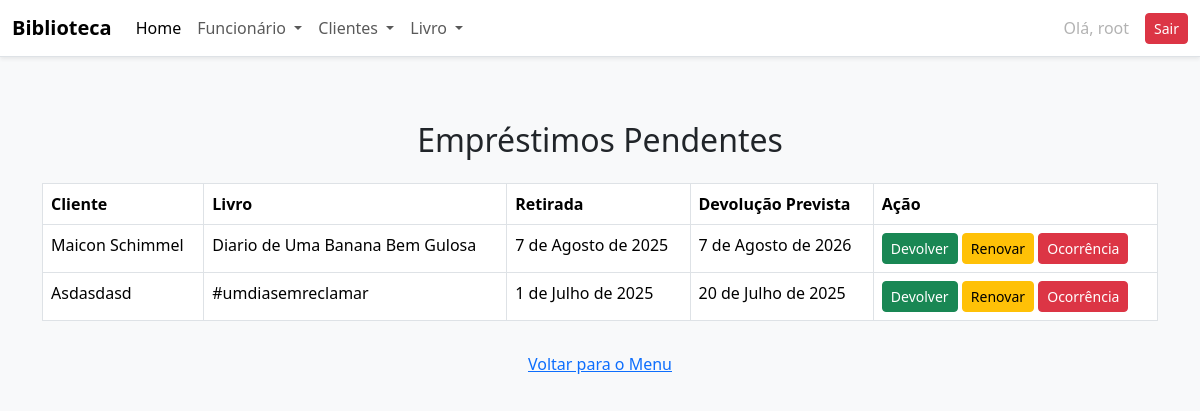
The app's page /emprestimos/ (signed in) with its own data.
### academico/models.py (models this page shows, shortened)
class Emprestimo(models.Model):
    cliente = models.ForeignKey(Cliente, on_delete=models.CASCADE)
    livro = models.ForeignKey(Livro, on_delete=models.CASCADE)
    data_retirada = models.DateField(default=timezone.now)
    data_devolucao_prevista = models.DateField()
    devolvido = models.BooleanField(default=False)
    status_ocorrencia = models.CharField(max_length=20, choices=STATUS_OCORRENCIA, default='normal')

class Cliente(models.Model):
    nome = models.CharField(max_length=100)
    cpf = models.CharField(max_length=14, unique=True)
    telefone = models.CharField(max_length=15)
    endereco = models.CharField(max_length=200)
    livro = models.ForeignKey(
        Livro, on_delete=models.RESTRICT, related_name="clientes")
    ativo = models.BooleanField(default=True)
    bloqueado = models.BooleanField(default=False)

class Livro(models.Model):
    titulo = models.CharField(max_length=200)
    autor = models.CharField(max_length=150)
    editora = models.CharField(max_length=100)
    ano_publicacao = models.PositiveIntegerField()
    isbn = models.CharField(max_length=20, unique=True)
    genero = models.CharField(max_length=20, choices=GENERO_CHOICES)
    quantidade_disponivel = models.PositiveIntegerField(default=1)
    foto = StdImageField(
        upload_to='fotos/alunos',
        variations={'thumb': (150, 150), 'medium': (300, 300)},
        blank=True,
        null=True
    )

### academico/views.py (the view)
# urls.py: path('emprestimos/', views.lista_emprestimos, name='lista_emprestimos'),
@login_required
def lista_emprestimos(request):
    emprestimos = Emprestimo.objects.filter(devolvido=False)
    return render(request, 'academico/lista_emprestimos.html', {'emprestimos': emprestimos})

### academico/templates/academico/lista_emprestimos.html
{% extends 'academico/base.html' %}
{% block content %}
<div class="container py-5">
    <h2 class="mb-4 text-center">Empréstimos Pendentes</h2>
    <table class="table table-bordered table-hover">
        <thead>
            <tr>
                <th>Cliente</th>
                <th>Livro</th>
                <th>Retirada</th>
                <th>Devolução Prevista</th>
                <th>Ação</th>
            </tr>
        </thead>
        <tbody>
            {% for emprestimo in emprestimos %}
                <tr>
                    <td>{{ emprestimo.cliente.nome }}</td>
                    <td>{{ emprestimo.livro.titulo }}</td>
                    <td>{{ emprestimo.data_retirada }}</td>
                    <td>{{ emprestimo.data_devolucao_prevista }}</td>
                    <td>
                        <a href="{% url 'registrar_devolucao' emprestimo.id %}" class="btn btn-success btn-sm">Devolver</a>
                        <a href="{% url 'renovar_emprestimo' emprestimo.id %}" class="btn btn-warning btn-sm">Renovar</a>
                        <a href="{% url 'registrar_ocorrencia' emprestimo.id %}" class="btn btn-danger btn-sm">Ocorrência</a>
                    </td>
                </tr>
            {% empty %}
                <tr>
                    <td colspan="5" class="text-center">Nenhum empréstimo pendente.</td>
                </tr>
            {% endfor %}
        </tbody>
    </table>
    <div class="text-center mt-4">
        <a href="{% url 'index' %}" class="btn btn-link">Voltar para o Menu</a>
    </div>
</div>
{% endblock %}

### academico/templates/academico/base.html (shortened to what this page needs)
<!DOCTYPE html>
<html lang="pt-br">
<head>
    <link href="https://cdn.jsdelivr.net/npm/bootstrap@5.3.6/dist/css/bootstrap.min.css" rel="stylesheet"
>
</head>
<body class="bg-light">
    <nav class="navbar navbar-expand-lg bg-white border-bottom shadow-sm">
        <div class="container-fluid">
            <a class="navbar-brand fw-bold" href="#">Biblioteca</a>
            <div class="collapse navbar-collapse" id="navbarNavDropdown">
                <ul class="navbar-nav">
                    <li class="nav-item">
                        <a class="nav-link active" href="{% url 'index' %}">Home</a>
                    </li>
                    <li class="nav-item dropdown">
                        <a class="nav-link dropdown-toggle" href="#" role="button"
                           data-bs-toggle="dropdown" aria-expanded="false">
                            Funcionário
                        </a>
                    </li>
                    <li class="nav-item dropdown">
                        <a class="nav-link dropdown-toggle" href="#" role="button"
                           data-bs-toggle="dropdown" aria-expanded="false">
                            Clientes
                        </a>
                    </li>
                    <li class="nav-item dropdown">
                        <a class="nav-link dropdown-toggle" href="#" role="button"
                           data-bs-toggle="dropdown" aria-expanded="false">
                            Livro
                        </a>
                    </li>
                </ul>
                {% if user.is_authenticated %}
      <ul class="navbar-nav ms-auto">
        <li class="nav-item">
          <div class="d-flex align-items-center gap-2">
            <span class="nav-link disabled mb-0">Olá, {{ user.username }}</span>
            <a class="btn btn-danger btn-sm" href="{% url 'logout' %}">Sair</a>
          </div>
        </li>
      </ul>
      {% endif %}
            </div>
        </div>
    </nav>
    {% block content %}
    {% endblock %}
</body>
</html>

### records on screen
Emprestimo: cliente.nome "Maicon Schimmel", livro.titulo "Diario de Uma Banana Bem Gulosa", data_retirada "7 de Agosto de 2025", data_devolucao_prevista "7 de Agosto de 2026"
Emprestimo: cliente.nome "Asdasdasd", livro.titulo "#umdiasemreclamar", data_retirada "1 de Julho de 2025", data_devolucao_prevista "20 de Julho de 2025"

### other values on screen
{{ user.username }} "root"
